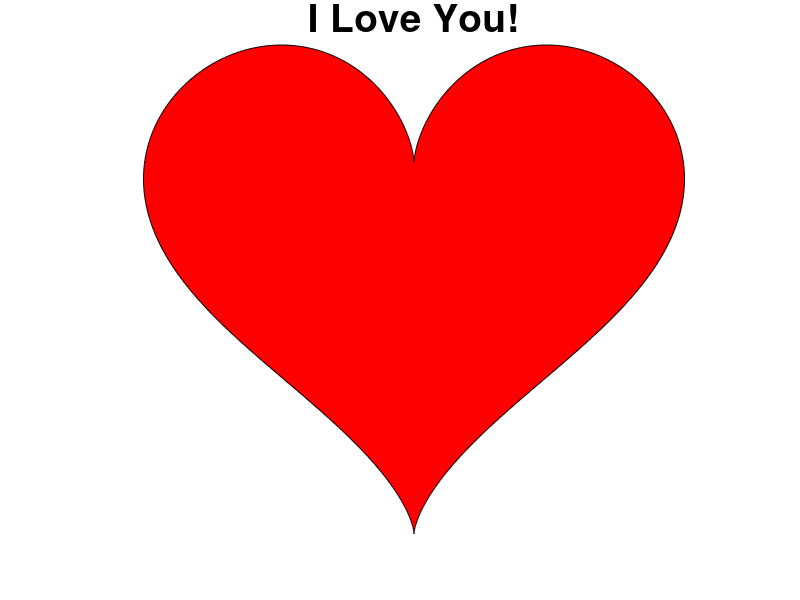

Write MATLAB code to recreate this figure.
figure('NumberTitle','off')
t = 0:pi/256:2*pi;
x = 16*sin(t).^3;
y = 13*cos(t)-5*cos(2*t)-2*cos(3*t)-cos(4*t);
patch(x,y,[1,0,0])
axis equal
axis off
set(gcf, 'Position', get(0,'Screensize')); 
title('I Love You!', 'FontSize', 28);